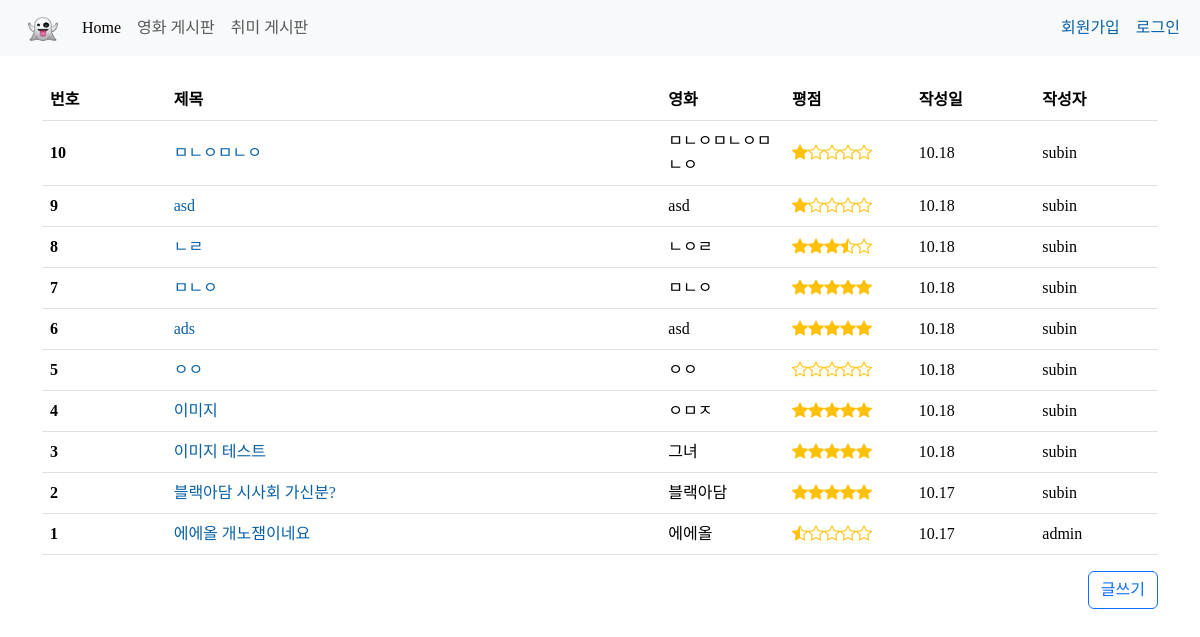
/articles/, run on an earlier commit of the app's database.
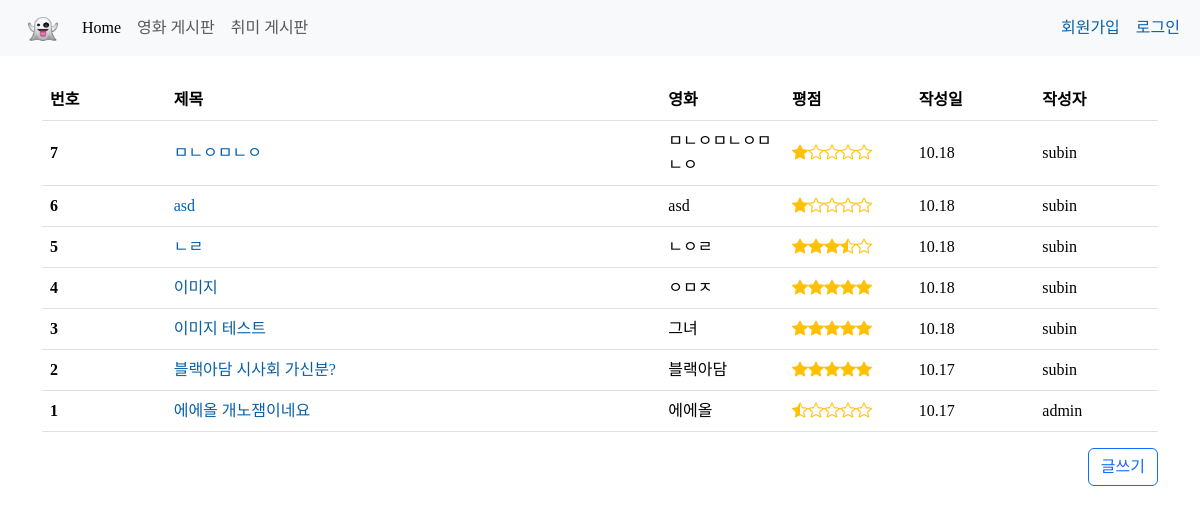
And on a later commit of the database.
### articles/models.py (models this page shows)
class Articles(models.Model):
    title = models.CharField(max_length=40)
    content = models.TextField()
    movie_name = models.CharField(max_length=80)
    grade = models.FloatField(default=1.0)
    created_at = models.DateTimeField(auto_now_add=True)
    updated_at = models.DateTimeField(auto_now=True)
    user = models.ForeignKey(get_user_model(), on_delete=models.PROTECT)
    image = ProcessedImageField(upload_to='images/', blank=True, null=True,
                                processors=[ResizeToFill(400, 300)],
                                format='JPEG', options={'quality': 90})

### accounts/models.py (models this page shows, shortened)
class User(AbstractUser):
    class Meta(AbstractUser.Meta):
        swappable = "AUTH_USER_MODEL"

### articles/views.py (the view)
# urls.py: path("", views.index, name="index"),
def index(request):
    articles = Articles.objects.order_by("-pk")
    context = {
        "articles" : articles,
    }
    return render(request, "articles/index.html", context)

### articles/templates/articles/index.html (shortened to what this page needs)
{% extends 'base.html' %}
{% block css %}
  <link rel="stylesheet" href="https://cdn.jsdelivr.net/npm/bootstrap-icons@1.9.1/font/bootstrap-icons.css">
{% endblock css %}
{% block content %}
  <div class="container">
    <div class="pt-4">
        <table class="table table-hover">
        <thead>
            <tr>
            <th scope="col">번호</th>
            <th scope="col">제목</th>
            <th scope="col">영화</th>
            <th scope="col">평점</th>
            <th scope="col">작성일</th>
            <th scope="col">작성자</th>
            </tr>
        </thead>
        <tbody>
            {% for article in articles %}
            <tr>
                <th scope="row" class="align-middle col-md-1">{{ forloop.revcounter }}</td>
                <td class="align-middle col-md-4">
                <a href="{% url 'articles:detail' article.pk %}" class="text-decoration-none">{{ article.title }}</a>
                </td>
                <td class="align-middle col-md-1">{{ article.movie_name }}</td>
                <td class="align-middle col-md-1">
                <div class="d-flex align-items-center">
                    {% if article.grade == 0 %}
                    <div class="text-warning bi-star"></div>
                    <div class="text-warning bi-star"></div>
                    <div class="text-warning bi-star"></div>
                    <div class="text-warning bi-star"></div>
                    <div class="text-warning bi-star"></div>
                    {% elif article.grade == 0.5 %}
                    <div class="text-warning bi-star-half"></div>
                    <div class="text-warning bi-star"></div>
                    <div class="text-warning bi-star"></div>
                    <div class="text-warning bi-star"></div>
                    <div class="text-warning bi-star"></div>
                    {% elif article.grade == 1.0 %}
                    <div class="text-warning bi-star-fill"></div>
                    <div class="text-warning bi-star"></div>
                    <div class="text-warning bi-star"></div>
                    <div class="text-warning bi-star"></div>
                    <div class="text-warning bi-star"></div>
                    {% elif article.grade == 1.5 %}
                    <div class="text-warning bi-star-fill"></div>
                    <div class="text-warning bi-star-half"></div>
                    <div class="text-warning bi-star"></div>
                    <div class="text-warning bi-star"></div>
                    <div class="text-warning bi-star"></div>
                    {% elif article.grade == 2.0 %}
                    <div class="text-warning bi-star-fill"></div>
                    <div class="text-warning bi-star-fill"></div>
                    <div class="text-warning bi-star"></div>
                    <div class="text-warning bi-star"></div>
                    <div class="text-warning bi-star"></div>
                    {% elif article.grade == 2.5 %}
                    <div class="text-warning bi-star-fill"></div>
                    <div class="text-warning bi-star-fill"></div>
                    <div class="text-warning bi-star-half"></div>
                    <div class="text-warning bi-star"></div>
                    <div class="text-warning bi-star"></div>
                    {% elif article.grade == 3.0 %}
                    <div class="text-warning bi-star-fill"></div>
                    <div class="text-warning bi-star-fill"></div>
                    <div class="text-warning bi-star-fill"></div>
                    <div class="text-warning bi-star"></div>
                    <div class="text-warning bi-star"></div>
                    {% elif article.grade == 3.5 %}
                    <div class="text-warning bi-star-fill"></div>
                    <div class="text-warning bi-star-fill"></div>
                    <div class="text-warning bi-star-fill"></div>
                    <div class="text-warning bi-star-half"></div>
                    <div class="text-warning bi-star"></div>
                    {% elif article.grade == 4.0 %}
                    <div class="text-warning bi-star-fill"></div>
                    <div class="text-warning bi-star-fill"></div>
                    <div class="text-warning bi-star-fill"></div>
                    <div class="text-warning bi-star-fill"></div>
                    <div class="text-warning bi-star"></div>
                    {% elif article.grade == 4.5 %}
                    <div class="text-warning bi-star-fill"></div>
                    <div class="text-warning bi-star-fill"></div>
                    <div class="text-warning bi-star-fill"></div>
                    <div class="text-warning bi-star-fill"></div>
                    <div class="text-warning bi-star-half"></div>
                    {% elif article.grade == 5.0 %}
                    <div class="text-warning bi-star-fill"></div>
                    <div class="text-warning bi-star-fill"></div>
                    <div class="text-warning bi-star-fill"></div>
                    <div class="text-warning bi-star-fill"></div>
                    <div class="text-warning bi-star-fill"></div>
                    {% endif %}
                </div>
                </td>
                <td class="align-middle col-md-1">{{ article.created_at|date:'m.d' }}</td>
                <td class="align-middle col-md-1">{{ article.user }}</a></td>
            </tr>
            {% endfor %}
        </tbody>
        </table>
    </div>
    <div class="d-flex justify-content-end">
      <a href="{% url 'articles:create' %}">
        <button type="button" class="btn btn-outline-primary">글쓰기</button>
      </a>
    </div>
  </div>
{% endblock content %}

### templates/base.html (shortened to what this page needs)
{% load django_bootstrap5 %}
{% load static %}
<!doctype html>
<html lang="en">
<head>
  {% bootstrap_css %}
  <link rel="stylesheet" href="{% static 'css/styles.css' %}">
  {% block css %}{% endblock css %}
</head>
<body>
  <header>
    <nav class="navbar navbar-expand-lg bg-light">
      <div class="container-fluid">
        <a class="navbar-brand" href="#">
          <img src="{% static 'image/pngwing.com.png' %}" alt="Logo" width="30" height="24" class="d-inline-block align-text-top ms-3">
        </a>
        <div class="collapse navbar-collapse d-flex justify-content-between" id="navbarNavAltMarkup">
          <div class="navbar-nav">
            <a class="nav-link active" aria-current="page" href="{% url 'main' %}">Home</a>
            <a class="nav-link" href="{% url 'articles:index' %}">영화 게시판</a>
            <a class="nav-link" href="#">취미 게시판</a>
          </div>
          <div>
            {% if request.user.is_authenticated %}
            <div class="d-flex justify-content-center">
              <p class="my-auto mx-2">{{ request.user }}님</p>
              <a href="{% url 'articles:create' %}" class="my-auto mx-2">글쓰기</a>
              <a href="{% url 'accounts:mypage' user.pk %}" class="my-auto mx-2">마이페이지</a>
              <a href="{% url 'accounts:logout' %}" class="my-auto mx-2">로그아웃</a>
            </div>
            {% else %}
            <div class="d-flex justify-content-center">
              <a href="{% url 'accounts:signup' %}" class="my-auto mx-2">회원가입</a>
              <a href="{% url 'accounts:login' %}" class="my-auto mx-2">로그인</a>
            </div>
            {% endif %}
          </div>
        </div>
      </div>
    </nav>
  </header>
  <main>
    {% block content %}
    {% endblock content %}
  </main>
</body>
</html>

### static/css/styles.css (style rules this page uses)
* { font-family: 'Pretendard-Regular'; }
a { text-decoration: none; color: rgb(8, 96, 168); }

What changed in the data, as far as the page shows it:
removed Articles: title "ㅁㄴㅇ", movie_name "ㅁㄴㅇ", grade 5 (drawn), created_at "10.18", user "subin"
removed Articles: title "ads", movie_name "asd", grade 5 (drawn), created_at "10.18", user "subin"
removed Articles: title "ㅇㅇ", movie_name "ㅇㅇ", grade 0 (drawn), created_at "10.18", user "subin"
